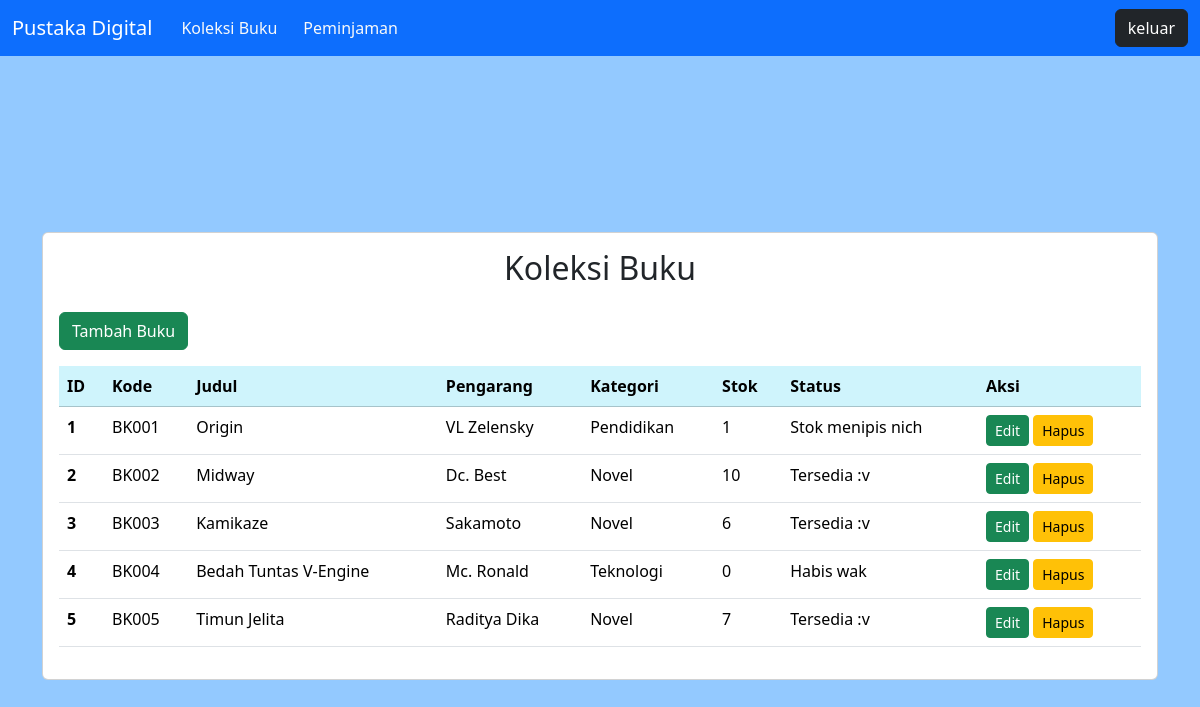
/koleksi.php (signed in), run on the app's committed database.
### tables this page shows
CREATE TABLE `buku` (
  `id_buku` int(11) NOT NULL,
  `kode_buku` varchar(20) NOT NULL,
  `judul_buku` varchar(100) NOT NULL,
  `pengarang` varchar(100) NOT NULL,
  `kategori` varchar(50) NOT NULL,
  `stok` int(11) NOT NULL
);

### koleksi.php (the view, shortened to what this page needs)
<?php
include 'koneksi.php';
?>
<!doctype html>
<html lang="en">
<head>
    <link rel="stylesheet" href="ambatukam.css">
    <link href="https://cdn.jsdelivr.net/npm/bootstrap@5.3.8/dist/css/bootstrap.min.css" rel="stylesheet"
>
</head>
<body>
    <div>
        <?php include 'navbar.php'; ?>
    </div>
    <div class="container-fluid banner">
        <div class="container mt-4 mb-4">
            <div class="card">
                <div class="card-body">
                    <h2 class="mb-4 text-center">Koleksi Buku</h2>
                    <a href="formBuku.php" class="btn btn-success mb-3">Tambah Buku</a>
                    <table class="table ">
                        <tr class="table-info">
                            <th>ID</th>
                            <th>Kode</th>
                            <th>Judul</th>
                            <th>Pengarang</th>
                            <th>Kategori</th>
                            <th>Stok</th>
                            <th>Status</th>
                            <th>Aksi</th>
                        </tr>
                        <?php
                        $data = mysqli_query($conn, "SELECT * FROM buku");
                        while ($d = mysqli_fetch_array($data)) {
                            if ($d['stok'] == 0) {
                                $status = "Habis wak";
                            } elseif ($d['stok'] <= 5 && $d['stok'] > 0) {
                                $status = "Stok menipis nich";
                            } else {
                                $status = "Tersedia :v";
                            }
                            ?>
                            <tr>
                                <td style="font-weight: bold;"><?= $d['id_buku']; ?></td>
                                <td><?= $d['kode_buku']; ?></td>
                                <td><?= $d['judul_buku']; ?></td>
                                <td><?= $d['pengarang']; ?></td>
                                <td><?= $d['kategori']; ?></td>
                                <td><?= $d['stok']; ?></td>
                                <td><?= $status; ?></td>
                                <td>
                                    <a href="editBuku.php?id=<?= $d['id_buku']; ?>" class="btn btn-success btn-sm">Edit</a>
                                    <a href="prosesBuku.php?hapus=<?= $d['id_buku']; ?>" class="btn btn-warning btn-sm"
                                        onclick="return confirm('Yakin nih ente hapus data?')">Hapus</a>
                                </td>
                            </tr>
                        <?php } ?>
                    </table>
                </div>
            </div>
        </div>
    </div>
</body>
</html>

### ambatukam.css (style rules this page uses)
.banner { background-color: #93c9ff; display: flex; justify-content: center; align-items: center; height: 100vh; }

### data on the page
buku: id_buku "1", kode_buku "BK001", judul_buku "Origin", pengarang "VL Zelensky", kategori "Pendidikan", stok "1", stok "Stok menipis nich"
buku: id_buku "2", kode_buku "BK002", judul_buku "Midway", pengarang "Dc. Best", kategori "Novel", stok "10", stok "Tersedia :v"
buku: id_buku "3", kode_buku "BK003", judul_buku "Kamikaze", pengarang "Sakamoto", kategori "Novel", stok "6", stok "Tersedia :v"
buku: id_buku "4", kode_buku "BK004", judul_buku "Bedah Tuntas V-Engine", pengarang "Mc. Ronald", kategori "Teknologi", stok "0", stok "Habis wak"
buku: id_buku "5", kode_buku "BK005", judul_buku "Timun Jelita", pengarang "Raditya Dika", kategori "Novel", stok "7", stok "Tersedia :v"
